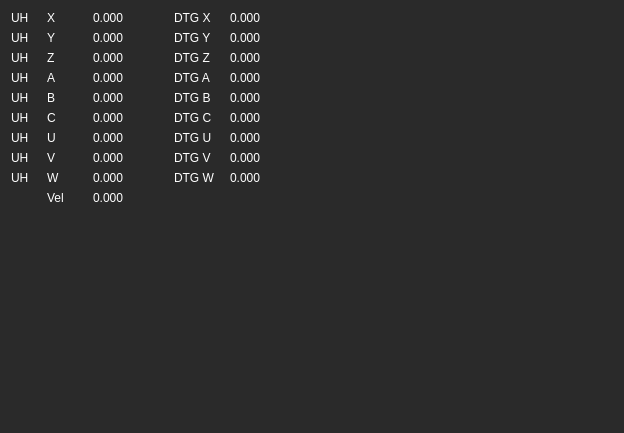
<?xml version="1.0" encoding="UTF-8"?>
<ui version="4.0">
 <class>Form</class>
 <widget class="QWidget" name="Form">
  <property name="geometry">
   <rect>
    <x>0</x>
    <y>0</y>
    <width>624</width>
    <height>433</height>
   </rect>
  </property>
  <property name="windowTitle">
   <string>Form</string>
  </property>
  <property name="windowOpacity">
   <double>0.000000000000000</double>
  </property>
  <property name="styleSheet">
   <string notr="true">background-color: rgb(42, 42, 42);
color: rgb(255, 255, 255);</string>
  </property>
  <layout class="QGridLayout" name="gridLayout_2">
   <item row="0" column="0">
    <layout class="QGridLayout" name="gridLayout">
     <item row="2" column="0">
      <widget class="QLabel" name="label_dro_uh_z">
       <property name="styleSheet">
        <string notr="true">background-color: rgb(255, 255, 0,0);</string>
       </property>
       <property name="text">
        <string>UH</string>
       </property>
      </widget>
     </item>
     <item row="0" column="2">
      <widget class="QLabel" name="label_dro_x">
       <property name="minimumSize">
        <size>
         <width>75</width>
         <height>0</height>
        </size>
       </property>
       <property name="styleSheet">
        <string notr="true">background-color: rgb(255, 255, 0,0);</string>
       </property>
       <property name="text">
        <string>0.000</string>
       </property>
      </widget>
     </item>
     <item row="0" column="4">
      <widget class="QLabel" name="label_dro_dtg_x">
       <property name="minimumSize">
        <size>
         <width>75</width>
         <height>0</height>
        </size>
       </property>
       <property name="styleSheet">
        <string notr="true">background-color: rgb(255, 255, 0,0);</string>
       </property>
       <property name="text">
        <string>0.000</string>
       </property>
      </widget>
     </item>
     <item row="3" column="1">
      <widget class="QLabel" name="label_z_2">
       <property name="styleSheet">
        <string notr="true">background-color: rgb(255, 255, 0,0);</string>
       </property>
       <property name="text">
        <string>A</string>
       </property>
      </widget>
     </item>
     <item row="5" column="1">
      <widget class="QLabel" name="label_z_4">
       <property name="styleSheet">
        <string notr="true">background-color: rgb(255, 255, 0,0);</string>
       </property>
       <property name="text">
        <string>C</string>
       </property>
      </widget>
     </item>
     <item row="6" column="1">
      <widget class="QLabel" name="label_z_5">
       <property name="styleSheet">
        <string notr="true">background-color: rgb(255, 255, 0,0);</string>
       </property>
       <property name="text">
        <string>U</string>
       </property>
      </widget>
     </item>
     <item row="1" column="3">
      <widget class="QLabel" name="label_dtg_y">
       <property name="styleSheet">
        <string notr="true">background-color: rgb(255, 255, 0,0);</string>
       </property>
       <property name="text">
        <string>DTG Y</string>
       </property>
      </widget>
     </item>
     <item row="0" column="0">
      <widget class="QLabel" name="label_dro_uh_x">
       <property name="minimumSize">
        <size>
         <width>30</width>
         <height>0</height>
        </size>
       </property>
       <property name="styleSheet">
        <string notr="true">background-color: rgb(255, 255, 0,0);</string>
       </property>
       <property name="text">
        <string>UH</string>
       </property>
      </widget>
     </item>
     <item row="0" column="1">
      <widget class="QLabel" name="label_x">
       <property name="minimumSize">
        <size>
         <width>40</width>
         <height>0</height>
        </size>
       </property>
       <property name="styleSheet">
        <string notr="true">background-color: rgb(255, 255, 0,0);</string>
       </property>
       <property name="text">
        <string>X</string>
       </property>
      </widget>
     </item>
     <item row="2" column="1">
      <widget class="QLabel" name="label_z">
       <property name="styleSheet">
        <string notr="true">background-color: rgb(255, 255, 0,0);</string>
       </property>
       <property name="text">
        <string>Z</string>
       </property>
      </widget>
     </item>
     <item row="1" column="4">
      <widget class="QLabel" name="label_dro_dtg_y">
       <property name="styleSheet">
        <string notr="true">background-color: rgb(255, 255, 0,0);</string>
       </property>
       <property name="text">
        <string>0.000</string>
       </property>
      </widget>
     </item>
     <item row="2" column="3">
      <widget class="QLabel" name="label_dtg_z">
       <property name="styleSheet">
        <string notr="true">background-color: rgb(255, 255, 0,0);</string>
       </property>
       <property name="text">
        <string>DTG Z</string>
       </property>
      </widget>
     </item>
     <item row="4" column="1">
      <widget class="QLabel" name="label_z_3">
       <property name="styleSheet">
        <string notr="true">background-color: rgb(255, 255, 0,0);</string>
       </property>
       <property name="text">
        <string>B</string>
       </property>
      </widget>
     </item>
     <item row="2" column="4">
      <widget class="QLabel" name="label_dro_dtg_z">
       <property name="styleSheet">
        <string notr="true">background-color: rgb(255, 255, 0,0);</string>
       </property>
       <property name="text">
        <string>0.000</string>
       </property>
      </widget>
     </item>
     <item row="1" column="0">
      <widget class="QLabel" name="label_dro_uh_y">
       <property name="styleSheet">
        <string notr="true">background-color: rgb(255, 255, 0,0);</string>
       </property>
       <property name="text">
        <string>UH</string>
       </property>
      </widget>
     </item>
     <item row="9" column="1">
      <widget class="QLabel" name="label_vel">
       <property name="minimumSize">
        <size>
         <width>0</width>
         <height>0</height>
        </size>
       </property>
       <property name="styleSheet">
        <string notr="true">background-color: rgb(255, 255, 0,0);</string>
       </property>
       <property name="text">
        <string>Vel</string>
       </property>
      </widget>
     </item>
     <item row="9" column="2">
      <widget class="QLabel" name="label_dro_vel">
       <property name="styleSheet">
        <string notr="true">background-color: rgb(255, 255, 0,0);</string>
       </property>
       <property name="text">
        <string>0.000</string>
       </property>
      </widget>
     </item>
     <item row="0" column="3">
      <widget class="QLabel" name="label_dtg_x">
       <property name="minimumSize">
        <size>
         <width>50</width>
         <height>0</height>
        </size>
       </property>
       <property name="styleSheet">
        <string notr="true">background-color: rgb(255, 255, 0,0);</string>
       </property>
       <property name="text">
        <string>DTG X</string>
       </property>
      </widget>
     </item>
     <item row="1" column="2">
      <widget class="QLabel" name="label_dro_y">
       <property name="styleSheet">
        <string notr="true">background-color: rgb(255, 255, 0,0);</string>
       </property>
       <property name="text">
        <string>0.000</string>
       </property>
      </widget>
     </item>
     <item row="7" column="1">
      <widget class="QLabel" name="label_z_6">
       <property name="styleSheet">
        <string notr="true">background-color: rgb(255, 255, 0,0);</string>
       </property>
       <property name="text">
        <string>V</string>
       </property>
      </widget>
     </item>
     <item row="2" column="2">
      <widget class="QLabel" name="label_dro_z">
       <property name="styleSheet">
        <string notr="true">background-color: rgb(255, 255, 0,0);</string>
       </property>
       <property name="text">
        <string>0.000</string>
       </property>
      </widget>
     </item>
     <item row="1" column="1">
      <widget class="QLabel" name="label_y">
       <property name="styleSheet">
        <string notr="true">background-color: rgb(255, 255, 0,0);</string>
       </property>
       <property name="text">
        <string>Y</string>
       </property>
      </widget>
     </item>
     <item row="8" column="1">
      <widget class="QLabel" name="label_z_7">
       <property name="styleSheet">
        <string notr="true">background-color: rgb(255, 255, 0,0);</string>
       </property>
       <property name="text">
        <string>W</string>
       </property>
      </widget>
     </item>
     <item row="3" column="2">
      <widget class="QLabel" name="label_dro_a">
       <property name="styleSheet">
        <string notr="true">background-color: rgb(255, 255, 0,0);</string>
       </property>
       <property name="text">
        <string>0.000</string>
       </property>
      </widget>
     </item>
     <item row="4" column="2">
      <widget class="QLabel" name="label_dro_b">
       <property name="styleSheet">
        <string notr="true">background-color: rgb(255, 255, 0,0);</string>
       </property>
       <property name="text">
        <string>0.000</string>
       </property>
      </widget>
     </item>
     <item row="5" column="2">
      <widget class="QLabel" name="label_dro_c">
       <property name="styleSheet">
        <string notr="true">background-color: rgb(255, 255, 0,0);</string>
       </property>
       <property name="text">
        <string>0.000</string>
       </property>
      </widget>
     </item>
     <item row="6" column="2">
      <widget class="QLabel" name="label_dro_u">
       <property name="styleSheet">
        <string notr="true">background-color: rgb(255, 255, 0,0);</string>
       </property>
       <property name="text">
        <string>0.000</string>
       </property>
      </widget>
     </item>
     <item row="7" column="2">
      <widget class="QLabel" name="label_dro_v">
       <property name="styleSheet">
        <string notr="true">background-color: rgb(255, 255, 0,0);</string>
       </property>
       <property name="text">
        <string>0.000</string>
       </property>
      </widget>
     </item>
     <item row="8" column="2">
      <widget class="QLabel" name="label_dro_w">
       <property name="styleSheet">
        <string notr="true">background-color: rgb(255, 255, 0,0);</string>
       </property>
       <property name="text">
        <string>0.000</string>
       </property>
      </widget>
     </item>
     <item row="3" column="0">
      <widget class="QLabel" name="label_dro_uh_a">
       <property name="styleSheet">
        <string notr="true">background-color: rgb(255, 255, 0,0);</string>
       </property>
       <property name="text">
        <string>UH</string>
       </property>
      </widget>
     </item>
     <item row="4" column="0">
      <widget class="QLabel" name="label_dro_uh_b">
       <property name="styleSheet">
        <string notr="true">background-color: rgb(255, 255, 0,0);</string>
       </property>
       <property name="text">
        <string>UH</string>
       </property>
      </widget>
     </item>
     <item row="5" column="0">
      <widget class="QLabel" name="label_dro_uh_c">
       <property name="styleSheet">
        <string notr="true">background-color: rgb(255, 255, 0,0);</string>
       </property>
       <property name="text">
        <string>UH</string>
       </property>
      </widget>
     </item>
     <item row="6" column="0">
      <widget class="QLabel" name="label_dro_uh_u">
       <property name="styleSheet">
        <string notr="true">background-color: rgb(255, 255, 0,0);</string>
       </property>
       <property name="text">
        <string>UH</string>
       </property>
      </widget>
     </item>
     <item row="7" column="0">
      <widget class="QLabel" name="label_dro_uh_v">
       <property name="styleSheet">
        <string notr="true">background-color: rgb(255, 255, 0,0);</string>
       </property>
       <property name="text">
        <string>UH</string>
       </property>
      </widget>
     </item>
     <item row="8" column="0">
      <widget class="QLabel" name="label_dro_uh_w">
       <property name="styleSheet">
        <string notr="true">background-color: rgb(255, 255, 0,0);</string>
       </property>
       <property name="text">
        <string>UH</string>
       </property>
      </widget>
     </item>
     <item row="3" column="3">
      <widget class="QLabel" name="label_dtg_a">
       <property name="styleSheet">
        <string notr="true">background-color: rgb(255, 255, 0,0);</string>
       </property>
       <property name="text">
        <string>DTG A</string>
       </property>
      </widget>
     </item>
     <item row="4" column="3">
      <widget class="QLabel" name="label_dtg_b">
       <property name="styleSheet">
        <string notr="true">background-color: rgb(255, 255, 0,0);</string>
       </property>
       <property name="text">
        <string>DTG B</string>
       </property>
      </widget>
     </item>
     <item row="5" column="3">
      <widget class="QLabel" name="label_dtg_c">
       <property name="styleSheet">
        <string notr="true">background-color: rgb(255, 255, 0,0);</string>
       </property>
       <property name="text">
        <string>DTG C</string>
       </property>
      </widget>
     </item>
     <item row="6" column="3">
      <widget class="QLabel" name="label_dtg_u">
       <property name="styleSheet">
        <string notr="true">background-color: rgb(255, 255, 0,0);</string>
       </property>
       <property name="text">
        <string>DTG U</string>
       </property>
      </widget>
     </item>
     <item row="7" column="3">
      <widget class="QLabel" name="label_dtg_v">
       <property name="styleSheet">
        <string notr="true">background-color: rgb(255, 255, 0,0);</string>
       </property>
       <property name="text">
        <string>DTG V</string>
       </property>
      </widget>
     </item>
     <item row="8" column="3">
      <widget class="QLabel" name="label_dtg_w">
       <property name="styleSheet">
        <string notr="true">background-color: rgb(255, 255, 0,0);</string>
       </property>
       <property name="text">
        <string>DTG W</string>
       </property>
      </widget>
     </item>
     <item row="3" column="4">
      <widget class="QLabel" name="label_dro_dtg_a">
       <property name="styleSheet">
        <string notr="true">background-color: rgb(255, 255, 0,0);</string>
       </property>
       <property name="text">
        <string>0.000</string>
       </property>
      </widget>
     </item>
     <item row="4" column="4">
      <widget class="QLabel" name="label_dro_dtg_b">
       <property name="styleSheet">
        <string notr="true">background-color: rgb(255, 255, 0,0);</string>
       </property>
       <property name="text">
        <string>0.000</string>
       </property>
      </widget>
     </item>
     <item row="5" column="4">
      <widget class="QLabel" name="label_dro_dtg_c">
       <property name="styleSheet">
        <string notr="true">background-color: rgb(255, 255, 0,0);</string>
       </property>
       <property name="text">
        <string>0.000</string>
       </property>
      </widget>
     </item>
     <item row="6" column="4">
      <widget class="QLabel" name="label_dro_dtg_u">
       <property name="styleSheet">
        <string notr="true">background-color: rgb(255, 255, 0,0);</string>
       </property>
       <property name="text">
        <string>0.000</string>
       </property>
      </widget>
     </item>
     <item row="7" column="4">
      <widget class="QLabel" name="label_dro_dtg_v">
       <property name="styleSheet">
        <string notr="true">background-color: rgb(255, 255, 0,0);</string>
       </property>
       <property name="text">
        <string>0.000</string>
       </property>
      </widget>
     </item>
     <item row="8" column="4">
      <widget class="QLabel" name="label_dro_dtg_w">
       <property name="styleSheet">
        <string notr="true">background-color: rgb(255, 255, 0,0);</string>
       </property>
       <property name="text">
        <string>0.000</string>
       </property>
      </widget>
     </item>
    </layout>
   </item>
   <item row="0" column="1">
    <spacer name="horizontalSpacer">
     <property name="orientation">
      <enum>Qt::Horizontal</enum>
     </property>
     <property name="sizeHint" stdset="0">
      <size>
       <width>40</width>
       <height>20</height>
      </size>
     </property>
    </spacer>
   </item>
   <item row="1" column="0">
    <spacer name="verticalSpacer">
     <property name="orientation">
      <enum>Qt::Vertical</enum>
     </property>
     <property name="sizeHint" stdset="0">
      <size>
       <width>20</width>
       <height>40</height>
      </size>
     </property>
    </spacer>
   </item>
  </layout>
 </widget>
 <resources/>
 <connections/>
</ui>
